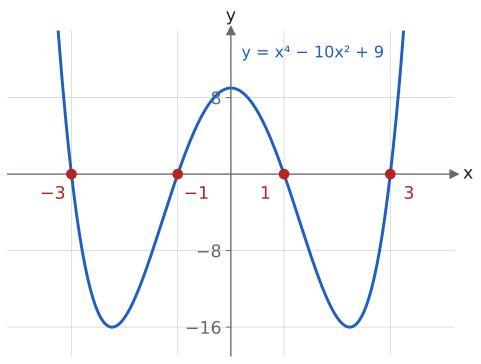

This figure's Python source:
import sys; sys.path.insert(0, "tools")
from cizim import *

fig, ax = sekil(6, 4.4)
eksenler(ax, x=(-4.2, 4.2), y=(-19, 15))
yt = [-16, -8, 8]
ax.set_xticks([-3, -1, 1, 3]); ax.set_xticklabels([]); ax.set_yticks(yt)
ax.set_yticklabels([str(v).replace("-", "−") for v in yt])
xs = np.linspace(-3.45, 3.45, 400)
ax.plot(xs, xs**4 - 10 * xs**2 + 9, color=MAVI)
# kök etiketleri, eğrinin olmadığı tarafa
for k, dx in ((-3, -0.35), (-1, 0.35), (1, -0.35), (3, 0.35)):
    nokta(ax, k, 0, renk=KIRMIZI)
    ax.text(k + dx, -1.2, str(k).replace("-", "−"), ha="center", va="top", color=KIRMIZI, fontsize=13)
ax.text(0.2, 12.2, "y = x⁴ − 10x² + 9", ha="left", color=MAVI, fontsize=12)
kaydet(fig, __file__)
